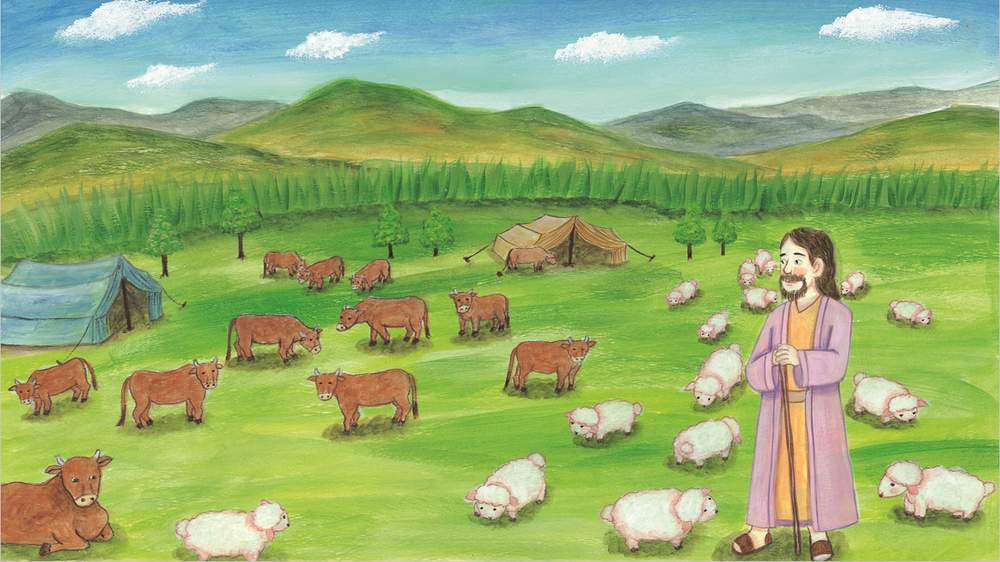
#> input picture images/animals.PNG, 1000 x 562 px, shrunk from 1362 x 766 before the run
$ python rotate_1.py
#> lines starting #> are read from the running program, lines starting #| are printed output that depends on the picture
import cv2

src = cv2.imread("images/animals.PNG", cv2.IMREAD_COLOR)
#> src is the input picture: shape (562, 1000, 3); mean B, G, R 112.3, 173.8, 148.1

height, width, channel = src.shape
#> height = 562; width = 1000; channel = 3
print(src.shape)
#| (562, 1000, 3)
matrix = cv2.getRotationMatrix2D((width/2, height/2), 90, 0.5)
dst = cv2.warpAffine(src, matrix, (width, height))
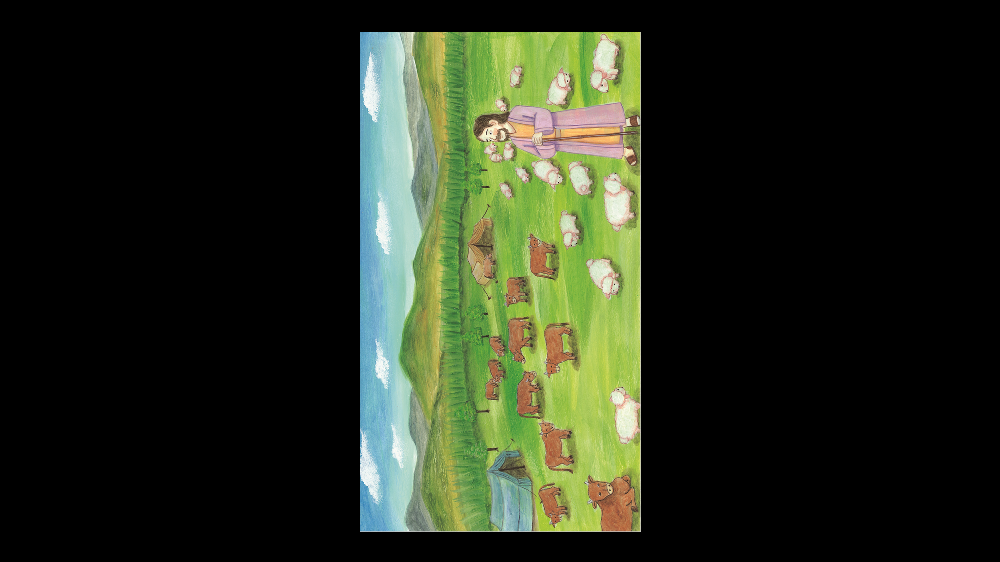
#> dst: shape (562, 1000, 3); mean B, G, R 28.1, 43.5, 37.1
print(dst.shape)
#| (562, 1000, 3)
cv2.imshow("src", src)
cv2.imshow("dst", dst)

cv2.waitKey()
cv2.destroyAllWindows()

$ run again, with images/ian_n_hyun.jpg saved as images/animals.PNG
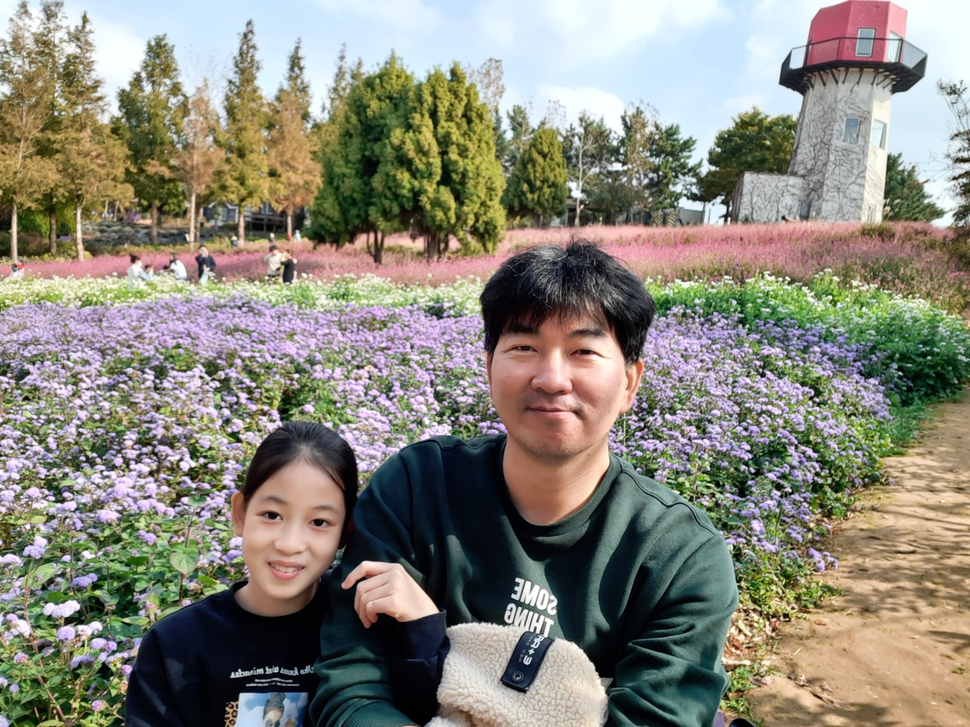
#> input picture images/ian_n_hyun.jpg, 970 x 727 px, shrunk from 1440 x 1080 before the run
#> src is the input picture: shape (727, 970, 3); mean B, G, R 121.7, 134, 136.5
#| (727, 970, 3)
#> `dst = cv2.warpAffine(src, matrix, (width, height))`:
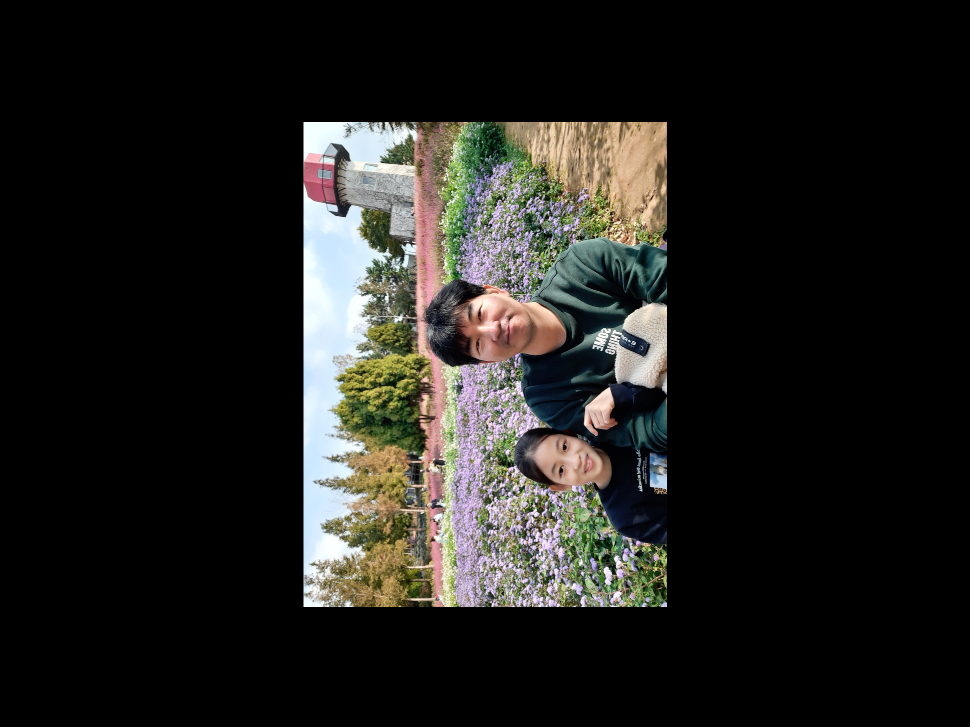
#> dst: shape (727, 970, 3); mean B, G, R 30.5, 33.6, 34.2
#| (727, 970, 3)
